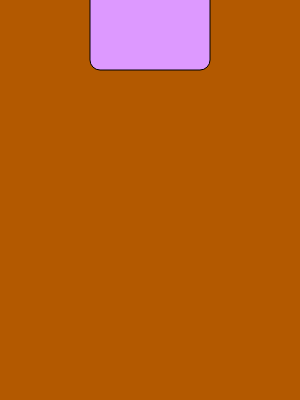
Frame 1 (no input)
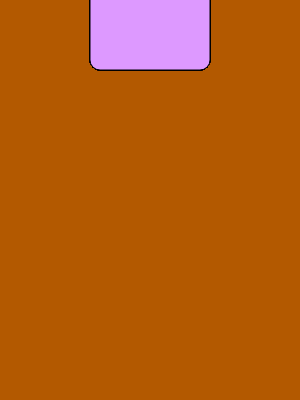
Frame 60 (no input)
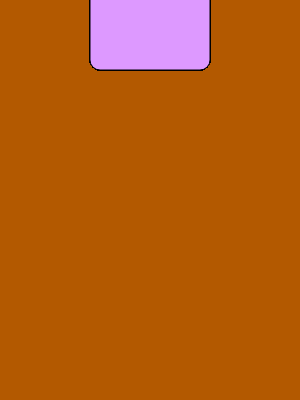
Frame 120 (the mouse pressed at the canvas centre since frame 60)

The p5.js sketch that drew these frames (run headless with seeded random() and noise() and a simulated clock; from frame 60 on, the mouse is pressed at the canvas centre):

// p5.js sketch
// ── sketch.js
/*
* CS 20
* Unit 1
* Assignment 1 Initial Setup
*
* Link to an easy color picker:
* https://www.w3schools.com/colors/colors_picker.asp
*/


/** Global Variables */

function setup() {
  let sketch = createCanvas(300, 400);
  rectMode(CENTER); //running this command in setup sets the mode only once
  background(179, 89, 0);
}

function draw() {
  
  fill(221, 153, 255);
  rect(150, 30, 120, 80, 10);

  //at least 10 shapes
  //fill, stroke, strokeWeight
  //triangle, quad or point (Help... reference)

}

function mousePressed() {
  print(mouseX + ",   " + mouseY);
}
